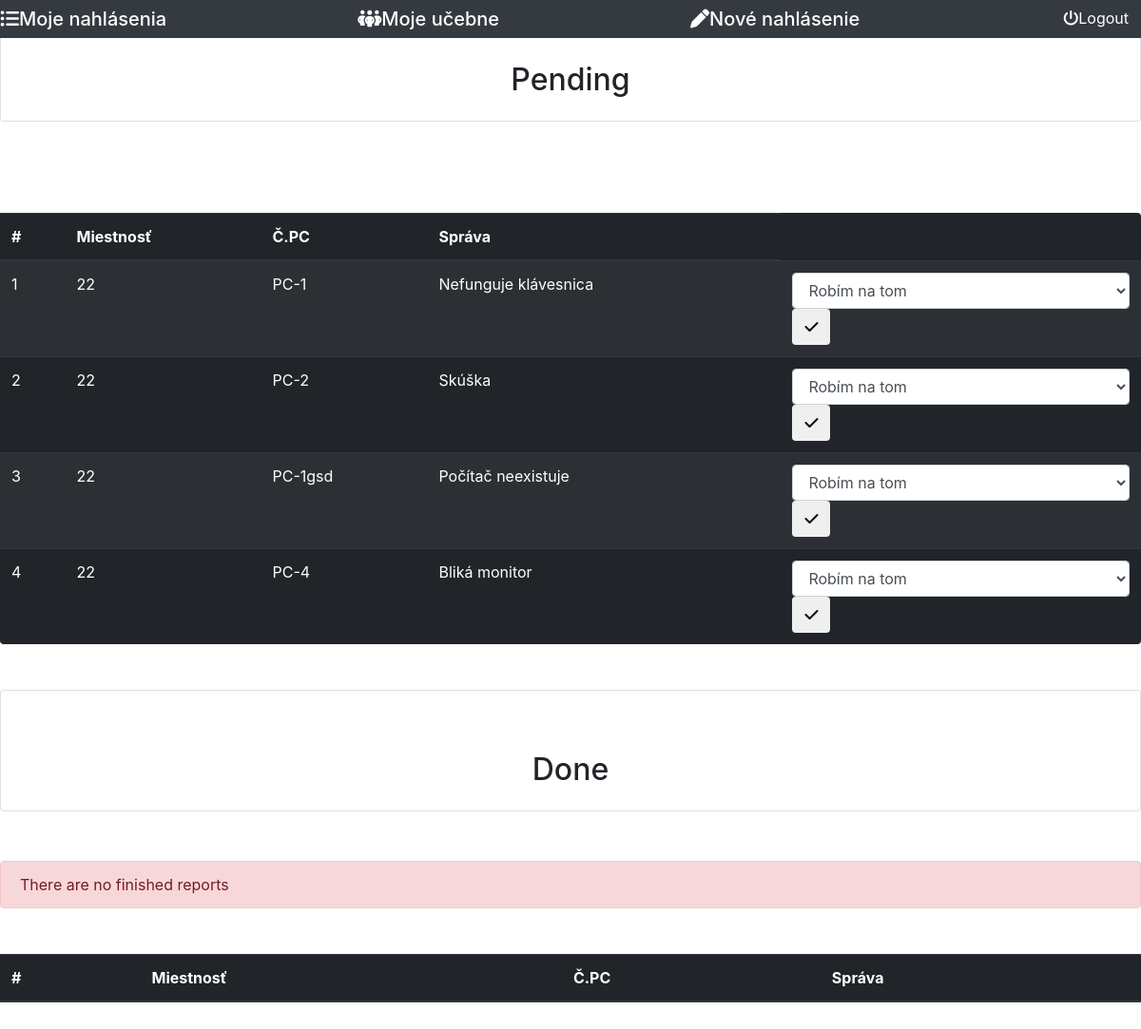
The app's page /frontend/selectedclassroom.php?id=2 (signed in) with its own data.
### tables this page shows
CREATE TABLE `reports` (
  `id` int(11) NOT NULL,
  `message` varchar(500) DEFAULT NULL,
  `classroom_id` int(11) DEFAULT NULL,
  `user_id` int(11) DEFAULT NULL,
  `pcnumber` varchar(30) DEFAULT NULL,
  `report_status` int(11) DEFAULT 1
);

CREATE TABLE `classrooms` (
  `id` int(11) NOT NULL,
  `number` int(11) DEFAULT NULL,
  `note` varchar(100) DEFAULT NULL
);

### frontend/selectedclassroom.php (the view, shortened to what this page needs)
<?php
require '../backend/loggedinstatus.php';
?>
<!DOCTYPE html>
<head>
    <link rel="stylesheet" href="https://cdn.jsdelivr.net/npm/bootstrap@4.0.0/dist/css/bootstrap.min.css">
</head>
<body>
<nav class="nav fixed-top navbar-dark bg-dark justify-content-between">
        <a class="navbar-brand mb-0 h1" href="reports.php"><i class="fa-solid fa-list-ul"></i>Moje nahlásenia</a>
        <a class="navbar-brand mb-0 h1" href="classrooms.php"><i class="fa-solid fa-people-group"></i>Moje učebne</a>
        <a class="navbar-brand mb-0 h1" href="reportform.php"><i class="fa-solid fa-pen"></i>Nové nahlásenie</a>
        <a class="odhlasenie"href="../backend/logout.php"><button class="btn btn-dark" name="logout"><i class="fa-solid fa-power-off"></i>Logout</button></a>
</nav>
<div class="card shadow p-3 mb-5 bg-body rounded">
            <div class="mt-5">
                <h2 class="text-center">Pending</h2>
            </div>
        </div>
<div class="table-responsive">
        <table class="table table-dark table-striped table-hover mt-5 shadow p-3 mb-5 bg-body rounded">
            <thead class="thead-dark">
                <tr>
                    <th scope="col">#</th>
                    <th scope="col">Miestnosť</th>
                    <th scope="col">Č.PC</th>
                    <th scope="col">Správa</th>
                </tr>
            </thead>
            <tbody>
            <?php
                    $class_id = $_GET['id'];
                    $query = "SELECT classrooms.id, classrooms.number, reports.pcnumber, reports.message FROM reports LEFT JOIN classrooms ON reports.classroom_id = classrooms.id LEFT JOIN classrooms_admins ON classrooms_admins.classroom_id = reports.classroom_id  WHERE reports.classroom_id = $class_id AND (reports.report_status = 1 OR reports.report_status = 2)";
                    $result = mysqli_query($conn, $query);
                    $cislo = 1;
                    if(mysqli_num_rows($result) > 0)
                    {
                        foreach($result as $data)
                        {
                            ?>
                            <tr>
                                <td><?= $cislo; ?></td>
                                <td><?= $data['number']; ?></td>
                                <td><?= $data['pcnumber']; ?></td>
                                <td><?= $data['message']; ?></td>
                                <td>
                                    <form method="POST" action="../backend/update.php?id=<?= $data['id']; ?>">
                                    <select name="reportStatus" class="form-control" required>
                                    <option value="2">Robím na tom</option>
                                    </select>
                                    <button class="btn" name="update"><i class="fa-solid fa-check"></i></button>
                                    </form></td>
                            </tr>
                            <?php
                            $cislo = $cislo +1;
                        }
                    }
                    else
                    {
                        echo '<p class="alert alert-danger mt-1"> There are no pending reports <p>';
                    }
                ?>
            </tbody>
        </table>
        </div>
        <div class="card shadow p-3 mb-5 bg-body rounded">
            <div class="mt-5">
                <h2 class="text-center">Done</h2>
            </div>
        </div>
<div class="table-responsive">
        <table class="table table-dark table-striped table-hover mt-5 shadow p-3 mb-5 bg-body rounded">
            <thead class="thead-dark">
                <tr>
                    <th scope="col">#</th>
                    <th scope="col">Miestnosť</th>
                    <th scope="col">Č.PC</th>
                    <th scope="col">Správa</th>
                </tr>
            </thead>
            <tbody>
            <?php
                    $queue = "SELECT classrooms.id, classrooms.number, reports.pcnumber, reports.message FROM reports LEFT JOIN classrooms ON reports.classroom_id = classrooms.id LEFT JOIN classrooms_admins ON classrooms_admins.classroom_id = reports.classroom_id  WHERE reports.classroom_id = $class_id AND (reports.report_status = 3 OR reports.report_status = 4)";
                    $outcome = mysqli_query($conn, $queue);
                    $cislo = 1;
                    if(mysqli_num_rows($outcome) > 0)
                    {
                        foreach($outcome as $data)
                        {
                            ?>
                            <tr>
                                <td><?= $cislo; ?></td>
                                <td><?= $data['number']; ?></td>
                                <td><?= $data['pcnumber']; ?></td>
                                <td><?= $data['message']; ?></td>
                                <td>
                                    <form method="POST" action="../backend/update.php?id=<?= $data['id']; ?>">
                                    <select name="reportStatus" class="form-control" required>
                                    <option value="2">Robím na tom</option>
                                    <option value="3">Vyriešené</option>
                                    <option value="4">Nedá sa opraviť</option>
                                    </select>
                                    <button class="btn" name="update"><i class="fa-solid fa-check"></i></button>
                                    </form></td>
                            </tr>
                            <?php
                            $cislo = $cislo +1;
                        }
                    }
                    else
                    {
                        echo '<p class="alert alert-danger mt-1"> There are no finished reports <p>';
                    }
                ?>
            </tbody>
        </table>
        </div>
</body>
</html>

### records on screen
reports: classroom.number "22", pcnumber "PC-1", message "Nefunguje klávesnica"
reports: classroom.number "22", pcnumber "PC-2", message "Skúška"
reports: classroom.number "22", pcnumber "PC-1gsd", message "Počítač neexistuje"
reports: classroom.number "22", pcnumber "PC-4", message "Bliká monitor"
